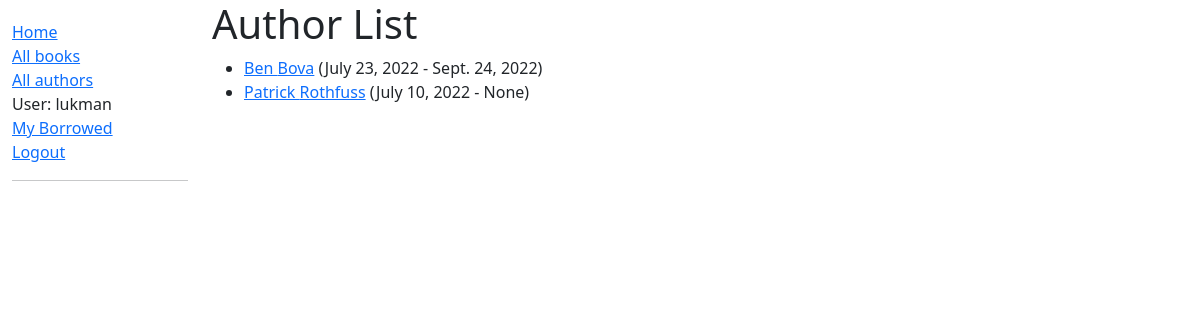
/catalog/authors/ (signed in), run on the app's committed database.
### catalog/models.py (models this page shows, shortened)
class Author(models.Model):
    first_name = models.CharField(max_length=100)
    last_name = models.CharField(max_length=100)
    date_of_birth = models.DateField(null=True, blank=True)
    date_of_death = models.DateField(null=True, blank=True, verbose_name='died')
    class Meta:
        ordering = ['last_name', 'first_name']
    def get_absolute_url(self):
        return reverse('author-detail', args = [str(self.id)])

### catalog/views.py (the view)
# urls.py: path('authors/', views.AuthorListView.as_view(), name='authors'),
class AuthorListView(LoginRequiredMixin, ListView):
    model = Author
    context_object_name = 'author_list'
    queryset = Author.objects.all()
    template_name = 'catalog/author_list.html'
    paginate_by = 10

### catalog/templates/catalog/author_list.html (shortened to what this page needs)
{% extends "base_generic.html" %}
{% block content %}
  <h1>Author List</h1>
  {% if author_list %}
  <ul>
    {% for author in author_list %}
      <li>
        <a href="{{ author.get_absolute_url }}">{{ author.first_name }} {{ author.last_name }}</a> ({{author.date_of_birth}} - {{ author.date_of_death}})
      </li>
    {% endfor %}
  </ul>
  {% else %}
    <p>There are no authors in the library.</p>
  {% endif %}
{% endblock %}

### catalog/templates/base_generic.html (shortened to what this page needs)
<!DOCTYPE html>
<html lang="en">
<head>
  <link href="https://cdn.jsdelivr.net/npm/bootstrap@5.1.3/dist/css/bootstrap.min.css" rel="stylesheet">
  {% load static %}
  <link rel="stylesheet" href="{% static 'css/styles.css' %}">
</head>
<body>
  <div class="container-fluid">
    <div class="row">
      <div class="col-sm-2">
      {% block sidebar %}
        <ul class="sidebar-nav">
          <li><a href="{% url 'index' %}">Home</a></li>
          <li><a href="{% url 'books' %}">All books</a></li>
          <li><a href="{% url 'authors' %}">All authors</a></li>
        {% if user.is_authenticated %}
          <li>User: {{ user.get_username }}</li>
          <li><a href="{% url 'my-borrowed' %}">My Borrowed</a></li>
          <li><a href="{% url 'logout' %}?next={{request.path}}">Logout</a></li>
        {% else %}
          <li><a href="{% url 'login' %}?next={{request.path}}">Login</a></li>
        {% endif %}
        <hr>
        </ul>
     {% endblock %}
      </div>
      <div class="col-sm-10 ">{% block content %}{% endblock %}
      </div>
    </div>
  </div>
</body>
</html>

### catalog/static/css/styles.css (style rules this page uses)
.sidebar-nav { margin-top: 20px; padding: 0; list-style: none; }

### data on the page
Author: first_name "Ben", last_name "Bova", date_of_birth "July 23, 2022", date_of_death "Sept. 24, 2022"
Author: first_name "Patrick", last_name "Rothfuss", date_of_birth "July 10, 2022", date_of_death "None"

### other printed values
{{ user.get_username }} "lukman"
